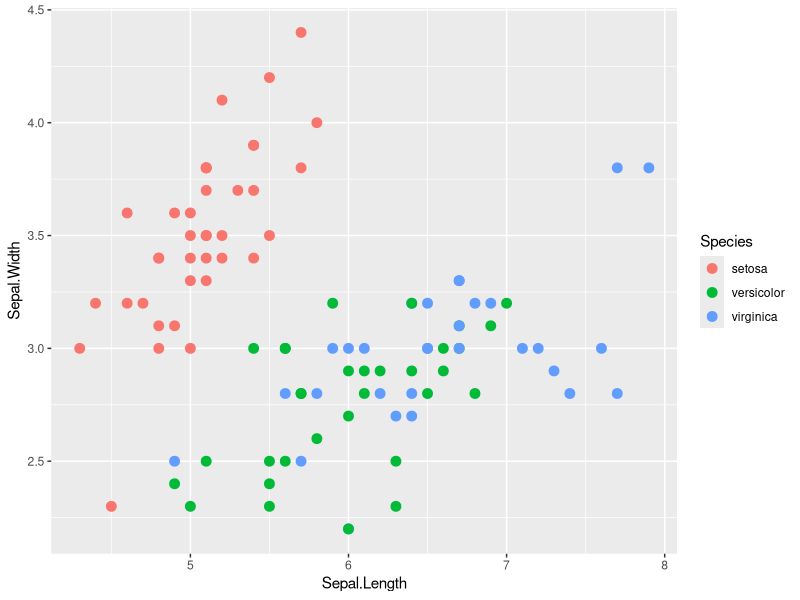
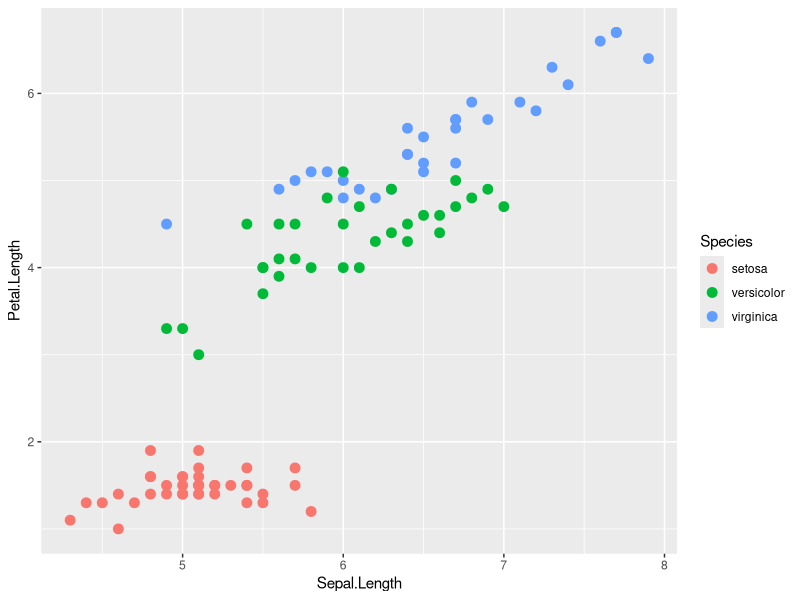
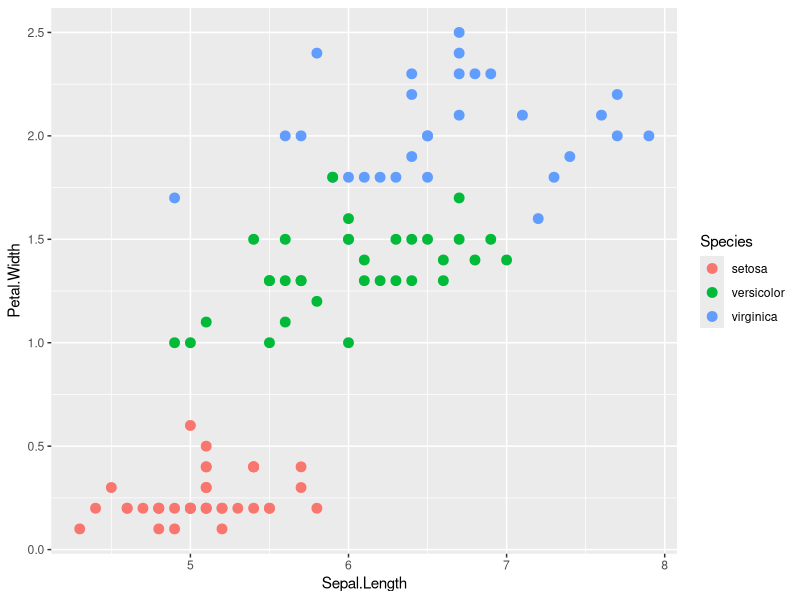
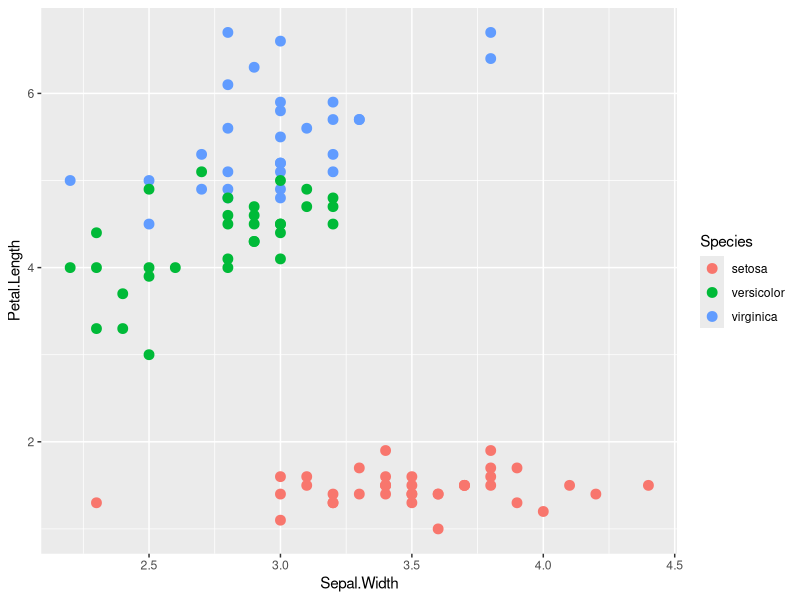
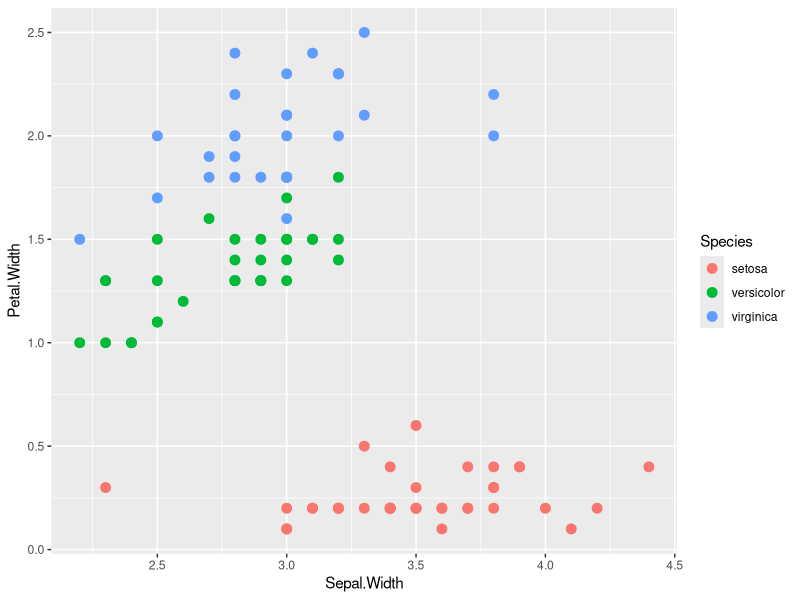
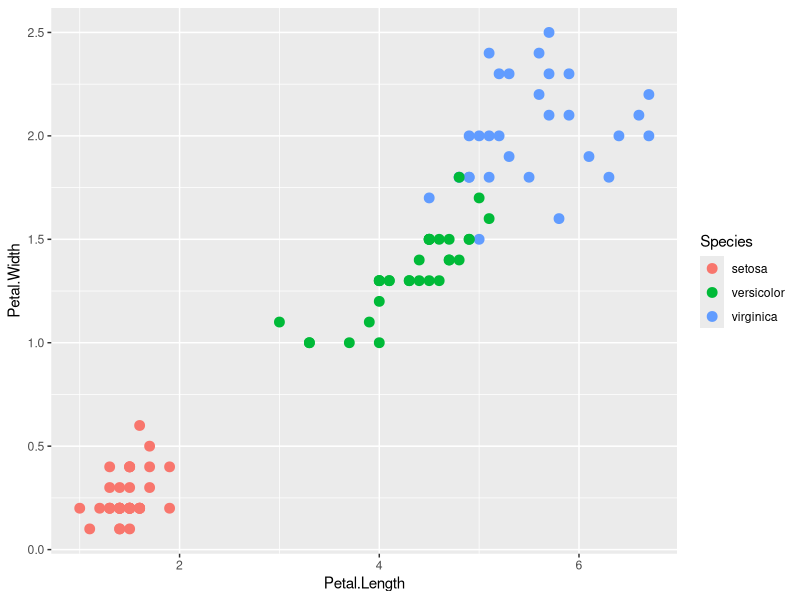

Recreate these plots in R, in order. (Note: this script raises an error after producing the figures.)
# Iris example
# Predicting Species from Sepal.Length, Sepal.Width, Petal.Length and Petal.Width

#======================================================================================================
# Load packages

lapply(c("data.table", "ggplot2", "xgboost"), require, character.only=T)

#======================================================================================================
# Load data

train <- fread("iris_prediction/train.csv")
test <- fread("iris_prediction/test.csv")

# Convert Species to factor type
train[, Species := factor(Species, levels=c("setosa", "versicolor", "virginica"))]

#======================================================================================================
# Explore

#--------------------------------------------------
# Overall distribution of Species

train[, list(.N, Pcnt=.N/nrow(train)), keyby=Species]

#--------------------------------------------------
# A vs B vs Species

# Sepal.Length vs Sepal.Width
ggplot(train, aes(x=Sepal.Length, y=Sepal.Width, color=Species))+geom_point(size=3)

# Sepal.Length vs Petal.Length
ggplot(train, aes(x=Sepal.Length, y=Petal.Length, color=Species))+geom_point(size=3)

# Sepal.Length vs Petal.Width
ggplot(train, aes(x=Sepal.Length, y=Petal.Width, color=Species))+geom_point(size=3)

# Sepal.Width vs Petal.Length
ggplot(train, aes(x=Sepal.Width, y=Petal.Length, color=Species))+geom_point(size=3)

# Sepal.Width vs Petal.Width
ggplot(train, aes(x=Sepal.Width, y=Petal.Width, color=Species))+geom_point(size=3)

# Petal.Length vs Petal.Width
ggplot(train, aes(x=Petal.Length, y=Petal.Width, color=Species))+geom_point(size=3)


#======================================================================================================
# xgboost

#--------------------------------------------------
# Prep data

# Build matrix of training features
train_X <- as.matrix(train[, !"Species", with=FALSE])

# Build 1-column matrix of training samples (convert labels to 0, 1, ... to satisfy xgboost's required input format)
train_y <- as.matrix(as.integer(train$Species)-1)  # (setosa=0, versicolor=1, virginica=2)

#--------------------------------------------------
# Train model

bst <- xgboost(data=train_X, label=train_y, max.depth=2, eta=1, nround=10, nthread=2, num_class=3, objective="multi:softprob")

#======================================================================================================
# Predict

#--------------------------------------------------
# Pred data

# Build matrix of test features
test_X <- as.matrix(test[, !"Species", with=FALSE])

#--------------------------------------------------
# Get predictions

probas <- predict(bst, test_X)  # predicted probabilities. (Prob(setosa)  = e[1, 4, 7, ...], Prob(versicolor)  = e[2, 5, 8, ...], ...)
preds <- data.table(Setosa=probas[seq(1, nrow(test))*3 - 2], Versicolor=probas[seq(1, nrow(test))*3 - 1], Virginica=probas[seq(1, nrow(test))*3 - 0])
preds[, Prediction := which.max(c(Setosa, Versicolor, Virginica)), by=seq_len(nrow(preds))]
preds[, Prediction := factor(levels(train$Species)[Prediction])]

#--------------------------------------------------
# Compare predictions to true results

results <- cbind(test, preds)
results

#--------------------------------------------------
# Feature importance

importance_matrix <- xgb.importance(model = bst, colnames(train_X))
importance_matrix
